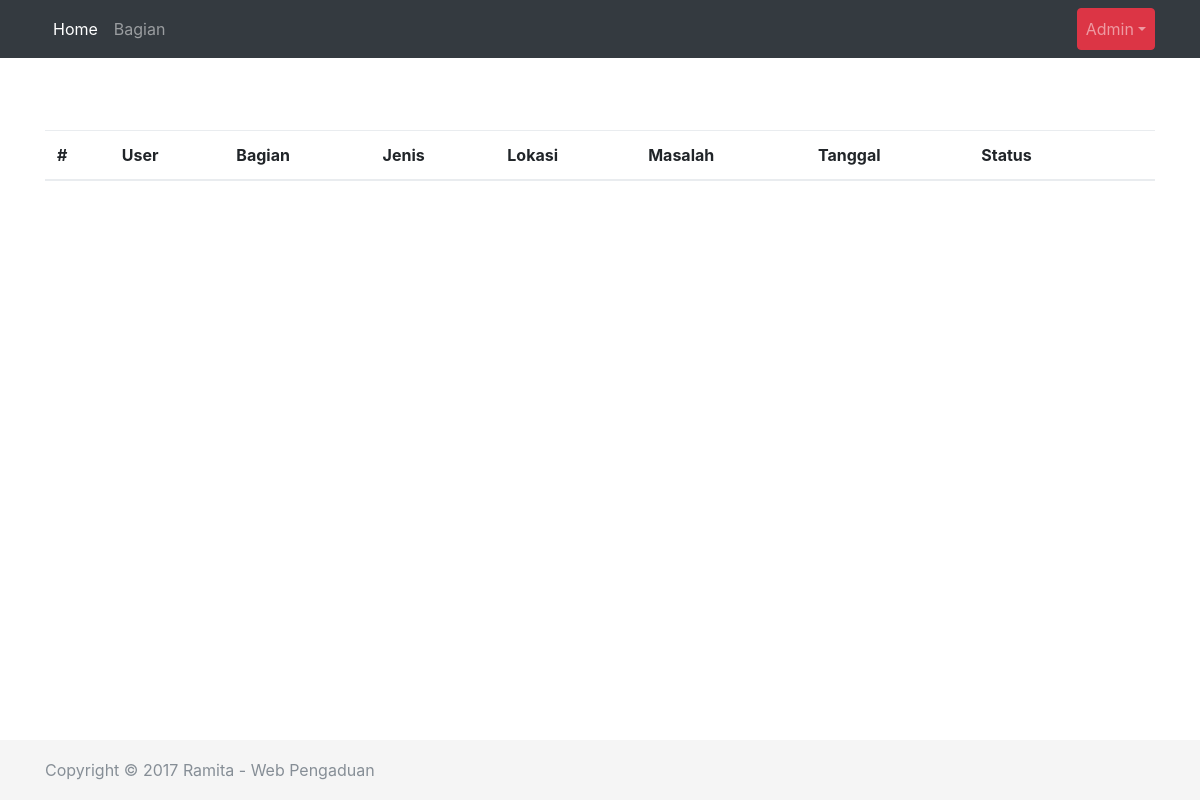
Page /admin/index.php (signed in) on the earlier database version.
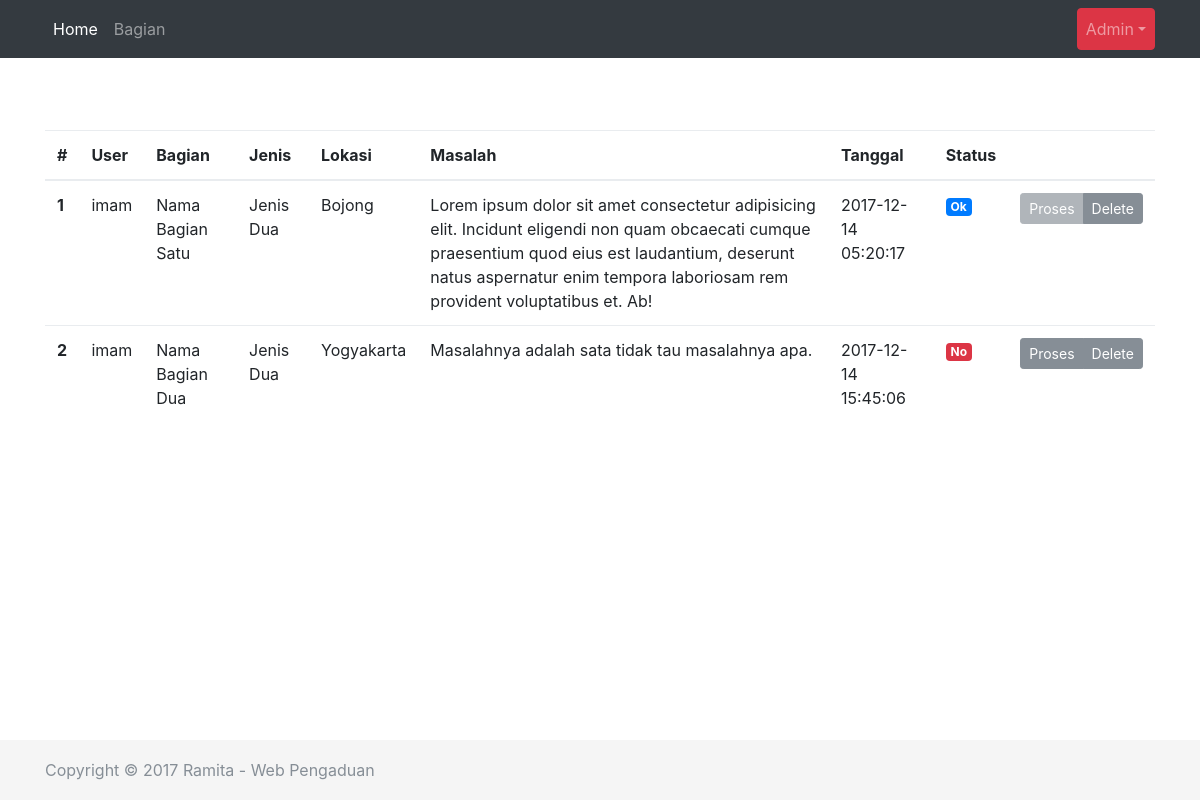
Same page on the later database version.
### tables this page shows
CREATE TABLE `pengaduan` (
  `id` int(11) NOT NULL,
  `id_bagian` int(11) NOT NULL,
  `id_jenis` int(11) NOT NULL,
  `id_user` int(11) NOT NULL,
  `lokasi` varchar(50) NOT NULL,
  `masalah` longtext NOT NULL,
  `tanggal` datetime NOT NULL
);

CREATE TABLE `user` (
  `id` int(11) NOT NULL,
  `nama` varchar(100) NOT NULL,
  `nohp` varchar(13) NOT NULL,
  `email` varchar(100) NOT NULL,
  `password` varchar(100) NOT NULL
);

CREATE TABLE `bagian` (
  `id` int(11) NOT NULL,
  `nama` varchar(100) NOT NULL
);

CREATE TABLE `jenis` (
  `id` int(11) NOT NULL,
  `nama` varchar(100) NOT NULL
);

### classes/Pengaduan.php (called while the page is built, shortened)
<?php
class Pengaduan {
	private $connection;
	private $table = "pengaduan";
	public function __construct($database) {
		$this->connection = $database;
	}
	public function readAll(){
		$sql = "SELECT a.id, a.lokasi, a.masalah, a.tanggal, b.nama AS jenis, c.nama AS bagian, d.nama AS user FROM {$this->table} a JOIN jenis b ON a.id_jenis=b.id JOIN bagian c ON a.id_bagian=c.id JOIN user d ON a.id_user=d.id ORDER BY a.id ASC";
		$query = $this->connection->prepare($sql);
		$query->execute();
		return $query;
	}
}

### classes/Penanganan.php (called while the page is built, shortened)
<?php
class Penanganan {
	private $connection;
	private $table = "penanganan";
	public function __construct($database) {
		$this->connection = $database;
	}
	public function getStatus($id) {
		$sql = "SELECT id_aduan FROM {$this->table} WHERE id_aduan={$id}";
		$query = $this->connection->prepare($sql);
        $query->execute();
        if ($query->rowCount()) {
			return true;
        }
        return false;
	}
}

### admin/index.php (the view, shortened to what this page needs)
<?php session_start(); if (empty($_SESSION) && !isset($_SESSION['is_logged']) && ($_SESSION['type'] != 'admin')) header("location: signin.php");
$Conf = new Config(); $connection = $Conf->getConnection();
include("../classes/Pengaduan.php");
$Pengaduan = new Pengaduan($connection);
include("../classes/Penanganan.php");
$Penanganan = new Penanganan($connection);
?>
<!doctype html>
<html lang="en">
<head>
    <link href="../assets/css/bootstrap.min.css" rel="stylesheet">
    <link href="../assets/css/sticky-footer-navbar.css" rel="stylesheet">
    <link href="../assets/css/custom.css" rel="stylesheet">
</head>
<body>
    <?php include_once("include/header.php"); ?>
    <main role="main" class="container">
        <table class="table">
            <thead>
                <tr>
                <th scope="col">#</th>
                <th scope="col">User</th>
                <th scope="col">Bagian</th>
                <th scope="col">Jenis</th>
                <th scope="col">Lokasi</th>
                <th scope="col">Masalah</th>
                <th scope="col">Tanggal</th>
                <th scope="col">Status</th>
                <th scope="col"></th>
                </tr>
            </thead>
            <tbody>
                <?php $no = 1; $rows = $Pengaduan->readAll(); while ($row = $rows->fetch(PDO::FETCH_ASSOC)): ?>
                    <tr>
                        <th scope="row"><?php echo $no++; ?></th>
                        <td><?php echo $row["user"]; ?></td>
                        <td><?php echo $row["bagian"]; ?></td>
                        <td><?php echo $row["jenis"]; ?></td>
                        <td><?php echo $row["lokasi"]; ?></td>
                        <td><?php echo $row["masalah"]; ?></td>
                        <td><?php echo $row["tanggal"]; ?></td>
                        <td><span class="badge badge-<?php echo ($Penanganan->getStatus($row["id"])) ? "primary" : "danger"; ?>"><?php echo ($Penanganan->getStatus($row["id"])) ? "Ok" : "No"; ?></span></td>
                        <td>
                            <div class="btn-group" role="group" aria-label="Opsi">
                                <a href="_penanganan.php?id=<?php echo $row["id"]; ?>" class="btn btn-secondary btn-sm <?php echo ($Penanganan->getStatus($row["id"])) ? "disabled" : ""; ?>">Proses</a>
                                <a href="?delete=<?php echo $row["id"]; ?>" class="btn btn-secondary btn-sm">Delete</a>
                            </div>
                        </td>
                    </tr>
                <?php endwhile; ?>
            </tbody>
        </table>
    </main>
    <?php include_once("include/footer.php"); ?>
</body>
</html>

### admin/include/header.php (shortened to what this page needs)
<header>
    <nav class="navbar navbar-expand-md navbar-dark fixed-top bg-dark justify-content-between">
        <div class="container">
            <div class="collapse navbar-collapse" id="navbarCollapse">
                <ul class="navbar-nav mr-auto">
                    <li class="nav-item active">
                        <a class="nav-link" href="index.php">Home
                        </a>
                    </li>
                    <li class="nav-item">
                        <a class="nav-link" href="bagian.php">Bagian</a>
                    </li>
                </ul>
                <ul class="navbar-nav">
                    <li class="nav-item dropdown">
                        <a class="nav-link dropdown-toggle btn btn-danger" href="#" id="navbarDropdown" role="button" data-toggle="dropdown" aria-haspopup="true" aria-expanded="false">Admin</a>
                    </li>
                </ul>
            </div>
        </div>
    </nav>
</header>

### admin/include/footer.php
<footer class="footer">
    <div class="container">
        <span class="text-muted">Copyright &copy; <?php echo date("Y"); ?> Ramita - Web Pengaduan</span>
    </div>
</footer>

### assets/css/sticky-footer-navbar.css (style rules this page uses)
html { position: relative; min-height: 100%; }
body { margin-bottom: 60px; }
.footer { position: absolute; bottom: 0; width: 100%; height: 60px; line-height: 60px; background-color: #f5f5f5; }
body > .container { padding: 60px 15px 0; }
.footer > .container { padding-right: 15px; padding-left: 15px; }

### assets/css/custom.css (style rules this page uses)
body { margin-top: 70px; }

Differences in the rows shown:
added pengaduan: id_user.nama "imam", id_bagian.nama "Nama Bagian Satu", id_jenis.nama "Jenis Dua", lokasi "Bojong", masalah "Lorem ipsum dolor sit amet consectetur adipisicing elit. Incidunt eligendi non quam obcaecati cumque praesentium quod eius est laudantium, deserunt natus aspernatur enim tempora laboriosam rem provident voluptatibus et. Ab!", tanggal "2017-12-14 05:20:17", shows "Ok"
added pengaduan: id_user.nama "imam", id_bagian.nama "Nama Bagian Dua", id_jenis.nama "Jenis Dua", lokasi "Yogyakarta", masalah "Masalahnya adalah sata tidak tau masalahnya apa.", tanggal "2017-12-14 15:45:06", shows "No"
